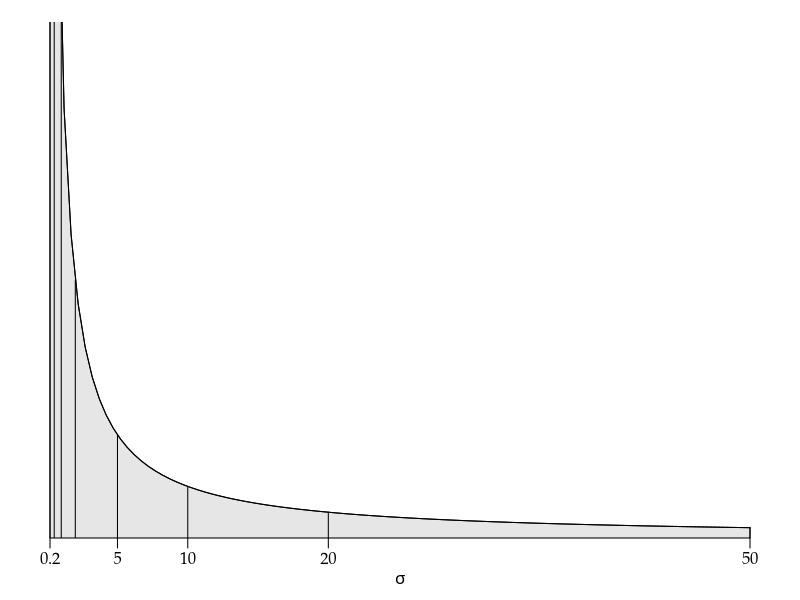

This chart was generated by the following R code: (Note: this script raises an error after producing the figure.)
args = commandArgs()
basename = sub(".R$", "", sub("^--file=(.*/)?", "", args[grep("^--file=", args)]))
if (length(basename) != 0)
    pdf(file=paste0(basename, "_tmp.pdf"), colormodel="gray", width=7, height=4)
# par(family="HiraKakuProN-W3")
par(family="Palatino")
par(mgp=c(1.5,0.5,0)) # title and axis margins. default: c(3,1,0)
par(mar=c(3,1,1,1)+0.1) # bottom, left, top, right margins. default: c(5,4,4,2)+0.1
plot(NULL, xlim=c(0.2,50), ylim=c(0,1),
     xlab=expression(italic(sigma)), ylab="", yaxs="i", axes=FALSE)
t = c(0.2, 0.5, 1, 2, 5, 10, 20, 50)
axis(1, at=t[c(1,5:8)], labels=t[c(1,5:8)])
x = seq(0.2, 50, length.out=100)
y = 1/x
polygon(c(x,x[length(x)],x[1]), c(y,0,0), col=gray(0.9))
segments(t, 0, t, 1/t)
curve(1/x, add=TRUE)
dev.off()
embedFonts(paste0(basename, "_tmp.pdf"), outfile=paste0(basename, ".pdf"),
           options="-c \"<</NeverEmbed []>> setdistillerparams\" -f ")
